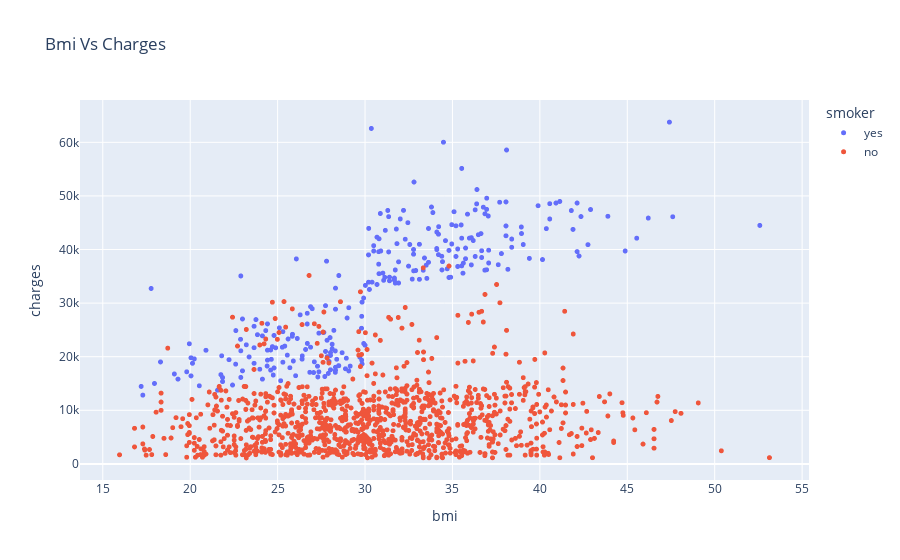

Notebook cell for this chart:
### Code cell
fig = px.scatter(data, x='bmi', y='charges', color="smoker", title="Bmi Vs Charges")
fig.update_traces(marker_size=5)
fig.show()

### Figure 1 — Plotly figure (JSON) as saved in the notebook; plotly's stock layout.template omitted (floating-point values rounded to 4 significant figures; data arrays with more than 128 entries replaced by an {"elided": "..."} marker saying what was removed)
{"data": [{"hovertemplate": "smoker=yes<br>bmi=%{x}<br>charges=%{y}<extra></extra>", "legendgroup": "yes", "marker": {"color": "#636efa", "size": 5, "symbol": "circle"}, "mode": "markers", "name": "yes", "showlegend": true, "type": "scattergl", "x": {"elided": "274 float values"}, "xaxis": "x", "y": {"elided": "274 float values"}, "yaxis": "y"}, {"hovertemplate": "smoker=no<br>bmi=%{x}<br>charges=%{y}<extra></extra>", "legendgroup": "no", "marker": {"color": "#EF553B", "size": 5, "symbol": "circle"}, "mode": "markers", "name": "no", "showlegend": true, "type": "scattergl", "x": {"elided": "1064 float values"}, "xaxis": "x", "y": {"elided": "1064 float values"}, "yaxis": "y"}], "layout": {"legend": {"title": {"text": "smoker"}, "tracegroupgap": 0}, "title": {"text": "Bmi Vs Charges"}, "xaxis": {"anchor": "y", "domain": [0, 1], "title": {"text": "bmi"}}, "yaxis": {"anchor": "x", "domain": [0, 1], "title": {"text": "charges"}}}}
